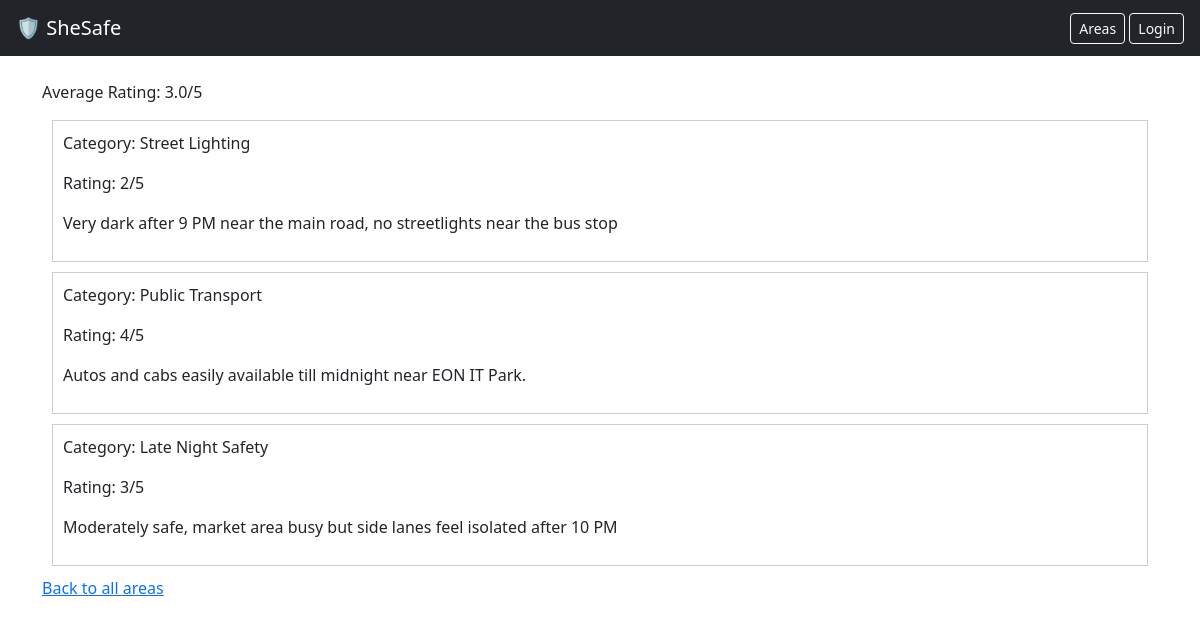
Before: /areas/Pune/ with the older database file.
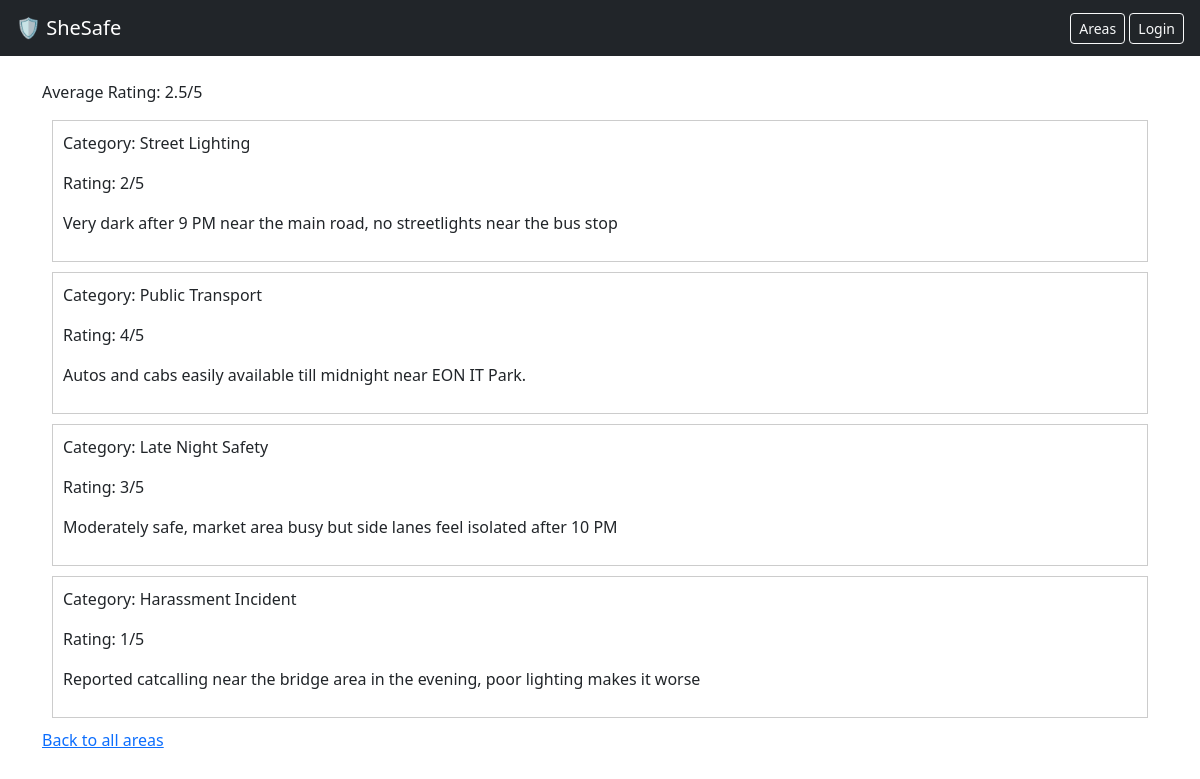
After: the same page with the newer database file.
### reports/models.py (models this page shows, shortened)
class SafetyReport(models.Model):
    user=models.ForeignKey(User,on_delete=models.CASCADE,null=True,blank=True)
    city=models.CharField(max_length=50,choices=MAHARASHTRA_CITIES, default='Pune')
    locality=models.CharField(max_length=100,help_text='e.g. Wagholi, Kharadi, Hinjewadi')
    category=models.CharField(max_length=50,choices=CATEGORY_CHOICES)
    rating=models.IntegerField()
    description=models.TextField()
    created_at=models.DateTimeField(auto_now_add=True)

### reports/views.py (the view)
# urls.py: path('areas/<str:city_name>/',views.area_detail,name='area_detail'),
def area_detail(request,city_name):
    reports=SafetyReport.objects.filter(city=city_name)
    avg=reports.aggregate(Avg('rating'))['rating__avg']
    return render(request,'reports/area_detail.html',{
        'city_name':city_name,
        'reports':reports,
        'avg_rating':avg,
    })

### reports/templates/reports/area_detail.html (shortened to what this page needs)
{% extends 'reports/base.html' %}
{% block content %}
    <p>Average Rating: {{ avg_rating|floatformat:1 }}/5</p>
    {% for report in reports %}
        <div style="border: 1px solid #ccc; margin: 10px; padding: 10px;">
            <p>Category: {{ report.category }}</p>
            <p>Rating: {{report.rating }}/5</p>
            <p>{{ report.description }}</p>
        </div>
    {% endfor %}
    <p><a href="{% url 'area_list' %}">Back to all areas</a></p>
{% endblock %}

Changed rows visible on the page:
added SafetyReport: category "Harassment Incident", rating "1", description "Reported catcalling near the bridge area in the evening, poor lighting makes it worse"
Other visible differences:
{{ avg_rating|floatformat:1 }}: "3.0" → "2.5"
